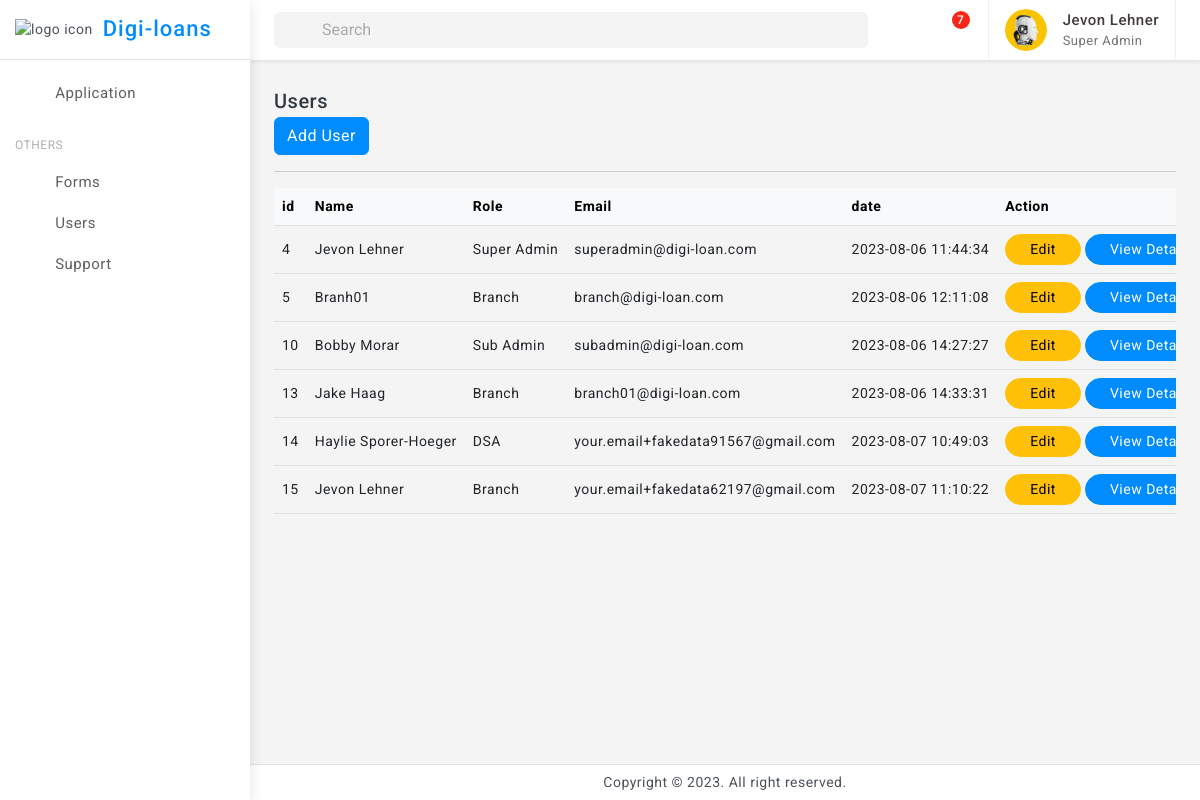
/users (signed in), run on an earlier commit of the app's database.
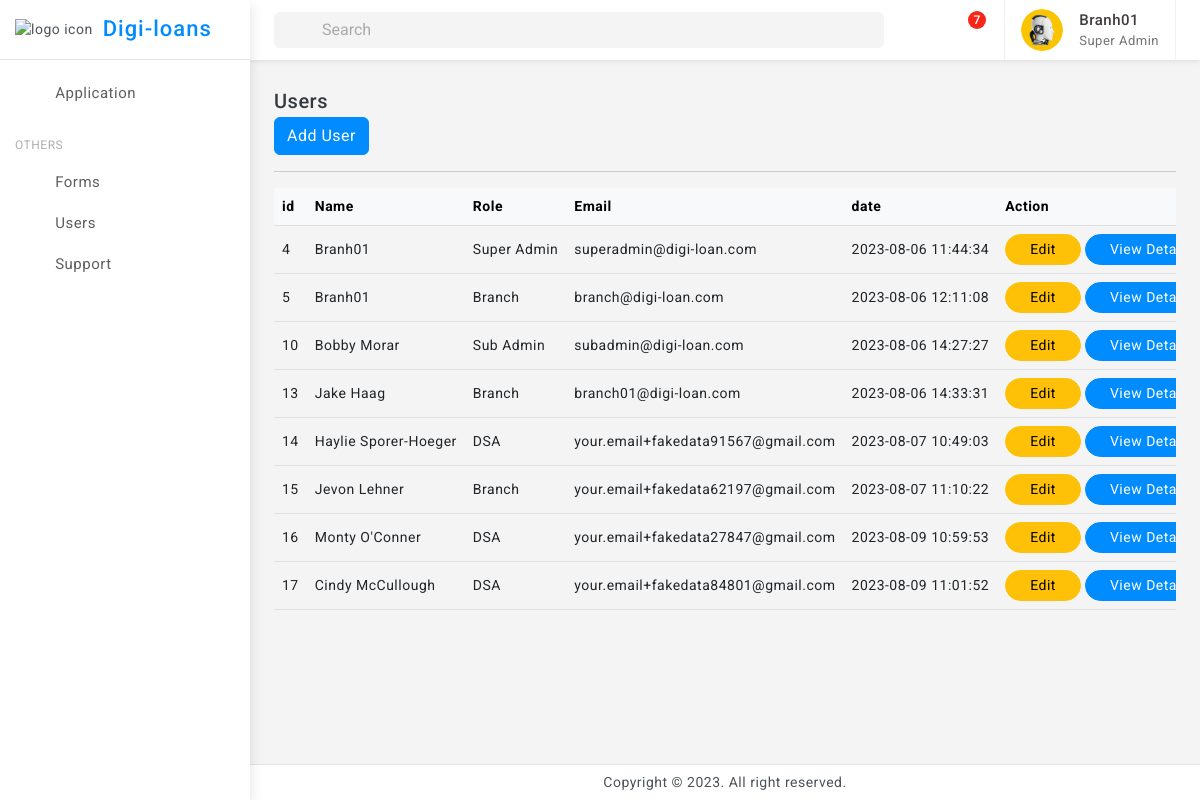
And on a later commit of the database.
### tables this page shows
CREATE TABLE Roles (
                role_id INTEGER PRIMARY KEY,
                role_name TEXT NOT NULL,
                created_time TIMESTAMP DEFAULT CURRENT_TIMESTAMP,
                updated_time TIMESTAMP DEFAULT CURRENT_TIMESTAMP
            );

CREATE TABLE "Users" (
	"user_id"	INTEGER,
	"email"	TEXT NOT NULL,
	"password"	TEXT NOT NULL,
	"role_id"	INTEGER,
	"full_name"	TEXT,
	"date_of_birth"	TEXT,
	"address"	TEXT,
	"phone_number"	TEXT,
	"created_time"	TIMESTAMP DEFAULT CURRENT_TIMESTAMP,
	"updated_time"	TIMESTAMP DEFAULT CURRENT_TIMESTAMP,
	"approved"	INTEGER,
	"createdBy"	INTEGER,
	"branchBy"	INTEGER,
	PRIMARY KEY("user_id"),
	FOREIGN KEY("branchBy") REFERENCES "Users"("user_id")
);

### flask_app.py (the view)
@app.route('/users')
def admin_users():
    user_id=session["user"][0]
    role_id=session["role"][0]
    if(role_id==1):
        users = get_users_super_admin()
    elif (role_id==2):
        users=get_users_sub_admin()
    elif (role_id==3):
        users=get_branch_users_branchdBy(user_id)
    final_users = [tuple(user) + (get_role(user[3])[1],get_user_image(user[0],),user_documentdb.get_user_document_by_id(user[0])) for user in users]
    print(final_users)
    return render_template("users_list.html",users=final_users)

### databse/db_service.py (called while the page is built)
def connect_db():
    return sqlite3.connect('databse/digi_loans.db')

def get_role(role_id):
    conn = connect_db()
    cursor = conn.cursor()
    try:
        cursor.execute('SELECT * FROM Roles WHERE role_id = ?', (role_id,))
        role = cursor.fetchone()
        conn.close()
        return role
    except sqlite3.Error as e:
        print("Error getting role:", e)
        conn.close()
        return None

def get_user_image(user_id):
    try:
        conn = connect_db()
        cursor = conn.cursor()
        cursor.execute('SELECT * FROM UserProfile WHERE user_id = ?', (user_id,))
        result = cursor.fetchone()  # Fetch one row, assuming you want to retrieve a single user's image data
        conn.commit()
        print("got image result for ",user_id," : ",result)
        return result  # Return the fetched result
    except sqlite3.Error as e:
        print("Error get_user_image:", e)
        if conn:
            conn.rollback()
        return None  # Return None to indicate an error

def get_users_super_admin():
    conn = connect_db()
    cursor = conn.cursor()
    try:
        cursor.execute('''
            SELECT * FROM Users
        ''')
        users = cursor.fetchall()
        conn.close()
        return users
    except sqlite3.Error as e:
        print("Error getting loan application:", e)
        conn.close()
        return None

### databse/user_document.py (called while the page is built)
def get_user_document_by_id(user_id):
    connection = db.connect_db()
    cursor = connection.cursor()
    try:
        cursor.execute("SELECT * FROM UserDocument WHERE user_id=?", (user_id,))
        return cursor.fetchone()
    except Exception as e:
        print("Error retrieving user document:", e)
    finally:
        connection.close()

### templates/users_list.html (shortened to what this page needs)
{% extends 'base.html' %}
{% block content %}
<div class="page-wrapper">
	<div class="page-content">
<div class="card-body">
    <div class="d-flex align-items-center">
        <div>
            <h5 class="mb-0">Users</h5>
        </div>
        <div class="font-22 ms-auto"><i class="bx bx-dots-horizontal-rounded"></i>
        </div>
    </div>
    <div class="ms-auto">
        <div class="btn-group">
            <a href="{{url_for('adduser')}}" class="btn btn-primary">Add User</a>
    </div>
    <hr>
    <div class="table-responsive">
        <table class="table align-middle mb-0">
            <thead class="table-light">
                <tr>
                    <th>id</th>
                    <th>Name</th>
                    <th>Role</th>
                    <th>Email</th>
                    <th>date</th>
                    <th>Action</th>
                </tr>
            </thead>
            <tbody>
                {%for user in users %}
                <tr>
                    <td>{{ user[0] }}</td>
                    <td>{{ user[4]}}</td>
                    <td>{{ user[13]}}</td>
                    <td>{{ user[1]}}</td>
                    <td>{{ user[8]}}</td>
                    <td>
                        {% if  session["user"][0]==user[0]  %}
                        <a type="button" class="btn btn-warning btn-sm radius-30 px-4" href="{{ url_for('user_profile') }}">Edit</a>
                        {% endif %}
                        {% if session["role"][0]==1 and session["user"][0]!=user[0]  %}
                        <a type="button" class="btn btn-warning btn-sm radius-30 px-4" href="{{ url_for('user_edit', user_id=user[0]) }}">Edit</a>
                        {% endif %}
                        <button type="button" class="btn btn-primary btn-sm radius-30 px-4" data-bs-toggle="modal" data-bs-target="#exampleScrollableModal_{{ user[0] }}">View Details</button>
                    </td>
                </tr>
                {% endfor %}
            </tbody>
        </table>
    </div>
</div>
</div>
</div>
{% endblock %}

### templates/base.html (shortened to what this page needs)
<!doctype html>
<html lang="en">
<head>
	<link href="{{ url_for('static', filename='assets/plugins/vectormap/jquery-jvectormap-2.0.2.css') }}" rel="stylesheet"/>
	<link href="{{ url_for('static', filename='assets/plugins/simplebar/css/simplebar.css') }}" rel="stylesheet" />
	<link href="{{ url_for('static', filename='assets/plugins/perfect-scrollbar/css/perfect-scrollbar.css') }}" rel="stylesheet" />
	<link href="{{ url_for('static', filename='assets/plugins/metismenu/css/metisMenu.min.css') }}" rel="stylesheet"/>
	<link href="{{ url_for('static', filename='assets/plugins/datatable/css/dataTables.bootstrap5.min.css') }}" rel="stylesheet" />
	<link href="{{ url_for('static', filename='assets/css/pace.min.css') }}" rel="stylesheet"/>
	<link href="{{ url_for('static', filename='assets/css/bootstrap.min.css') }}" rel="stylesheet">
	<link href="{{ url_for('static', filename='assets/css/bootstrap-extended.css') }}" rel="stylesheet">
	<link href="{{ url_for('static', filename='assets/css/app.css') }}" rel="stylesheet">
	<link href="{{ url_for('static', filename='assets/css/icons.css') }}" rel="stylesheet">
	<link rel="stylesheet" href="{{ url_for('static', filename='assets/css/dark-theme.css') }}"/>
	<link rel="stylesheet" href="{{ url_for('static', filename='assets/css/semi-dark.css') }}"/>
	<link rel="stylesheet" href="{{ url_for('static', filename='assets/css/header-colors.css') }}"/>
</head>
<body>
	<div class="wrapper">
		<div class="sidebar-wrapper" data-simplebar="true">
			<div class="sidebar-header">
				<div>
					<img src="{{ url_for('static', filename='assets/images/logo-icon.png') }}" class="logo-icon" alt="logo icon">
				</div>
				<div>
					<h4 class="logo-text">Digi-loans</h4>
				</div>
				<div class="toggle-icon ms-auto"><i class='bx bx-arrow-back'></i>
				</div>
			 </div>
			<ul class="metismenu" id="menu">
				<li>
					<a href="{{ url_for('all_applications') }}" >
						<div class="parent-icon"><i class="bx bx-category"></i>
						</div>
						<div class="menu-title">Application</div>
					</a>
				</li>
				<li class="menu-label">Others</li>
				<li>
					<a href="{{ url_for('admin_forms') }}" >
						<div class="parent-icon"><i class='bx bx-cookie'></i>
						</div>
						<div class="menu-title">Forms</div>
					</a>
				</li>
				<li>
					<a href="{{ url_for('admin_users') }}" >
						<div class="parent-icon"><i class='bx bx-user'></i>
						</div>
						<div class="menu-title">Users</div>
					</a>
				</li>
				<li>
					<a href="http://digi-loans.com/" target="_blank">
						<div class="parent-icon"><i class="bx bx-support"></i>
						</div>
						<div class="menu-title">Support</div>
					</a>
				</li>
			</ul>
		</div>
		<header>
			<div class="topbar d-flex align-items-center">
				<nav class="navbar navbar-expand gap-3">
					  <div class="position-relative search-bar d-lg-block d-none" data-bs-toggle="modal" data-bs-target="#SearchModal">
						<input class="form-control px-5" disabled type="search" placeholder="Search">
						<span class="position-absolute top-50 search-show ms-3 translate-middle-y start-0 top-50 fs-5"><i class='bx bx-search'></i></span>
					  </div>
					  <div class="top-menu ms-auto">
						<ul class="navbar-nav align-items-center gap-1">
							<li class="nav-item dark-mode d-none d-sm-flex">
								<a class="nav-link dark-mode-icon" href="javascript:;"><i class='bx bx-moon'></i>
								</a>
							</li>
							<li class="nav-item dropdown dropdown-large">
								<a class="nav-link dropdown-toggle dropdown-toggle-nocaret position-relative" href="#" data-bs-toggle="dropdown"><span class="alert-count">7</span>
									<i class='bx bx-bell'></i>
								</a>
							</li>
						</ul>
					</div>
					<div class="user-box dropdown px-3">
						<a class="d-flex align-items-center nav-link dropdown-toggle gap-3 dropdown-toggle-nocaret" href="#" role="button" data-bs-toggle="dropdown" aria-expanded="false">
							{% if session['image'] %}
							<img src="{{ url_for('static', filename=session['image'][2]) }}" class="user-img" alt="user avatar">
							{% endif %}
							<div class="user-info">
								<p class="user-name mb-0">{{session['user'][4]}}</p>
								<p class="designattion mb-0">{{session['role'][1]}}</p>
							</div>
						</a>
					</div>
				</nav>
			</div>
		</header>
		{% block content %}{% endblock %}
		<footer class="page-footer">
			<p class="mb-0">Copyright © 2023. All right reserved.</p>
		</footer>
	</div>
</body>
</html>

### static/assets/css/app.css (style rules this page uses)
body { font-size: 14px; color: #4c5258; letter-spacing: .5px; background: #f4f4f4; overflow-x: hidden; font-family: Roboto, sans-serif }
a { text-decoration: none }
.wrapper { width: 100%; position: relative }
.sidebar-wrapper { width: 250px; height: 100%; position: fixed; top: 0; bottom: 0; left: 0; background: #fff; border-right: 0 solid #e4e4e4; z-index: 11; box-shadow: 0 .3rem .8rem rgba(0, 0, 0, .12); transition: all .2s ease-out }
.sidebar-header { width: 250px; height: 60px; display: flex; align-items: center; position: fixed; top: 0; bottom: 0; padding: 0 15px; z-index: 5; background: #fff; background-clip: padding-box; border-bottom: 1px solid #e4e4e4 }
.logo-icon { width: 30px }
.logo-text { font-size: 22px; margin-left: 10px; margin-bottom: 0; letter-spacing: 1px; color: #008cff; }
.toggle-icon { font-size: 22px; cursor: pointer; color: #008cff }
.topbar { position: fixed; top: 0; left: 250px; right: 0; height: 60px; background: #fff; border-bottom: 1px solid rgb(228 228 228 / 0%); z-index: 10; -webkit-box-shadow: 0 .125rem .25rem rgba(0, 0, 0, .075); box-shadow: 0 .125rem .25rem rgba(0, 0, 0, .075); }
.topbar .navbar { width: 100%; height: 60px; padding-left: 1.5rem; padding-right: 1.5rem; }
.page-wrapper { height: 100%; margin-top: 60px; margin-bottom: 30px; margin-left: 250px }
.page-content { padding: 1.5rem 1.5rem 0.7rem 1.5rem }
.page-footer { background: #fff; left: 250px; right: 0; bottom: 0; position: fixed; text-align: center; padding: 7px; font-size: 14px; border-top: 1px solid #e4e4e4; z-index: 3 }
.sidebar-wrapper ul { padding: 0; margin: 0; list-style: none; background: 0 0 }
.sidebar-wrapper .metismenu { background: 0 0; display: -webkit-box; display: -ms-flexbox; display: flex; padding: 10px; margin-top: 60px; -webkit-box-orient: vertical; -webkit-box-direction: normal; -ms-flex-direction: column; flex-direction: column }
.sidebar-wrapper .metismenu li+li { margin-top: 5px }
.sidebar-wrapper .metismenu li:first-child { margin-top: 5px }
.sidebar-wrapper .metismenu li:last-child { margin-bottom: 5px }
.sidebar-wrapper .metismenu>li { display: -webkit-box; display: -ms-flexbox; display: flex; -webkit-box-orient: vertical; -webkit-box-direction: normal; -ms-flex-direction: column; flex-direction: column; position: relative }
.sidebar-wrapper .metismenu a { position: relative; display: flex; align-items: center; justify-content: left; padding: 6px 16px; font-size: 15px; color: #5f5f5f; outline-width: 0; text-overflow: ellipsis; overflow: hidden; letter-spacing: .5px; border-radius: 0.25rem; transition: all .3s ease-out }
.sidebar-wrapper .metismenu a .parent-icon { font-size: 24px; line-height: 1 }
.sidebar-wrapper .metismenu a .menu-title { margin-left: 10px }
.menu-label { padding: 20px 15px 5px 5px; color: #b0afaf; text-transform: uppercase; font-size: 12px; letter-spacing: .5px }
.font-22 { font-size: 22px }
.radius-30 { border-radius: 30px }
input::placeholder { color: #000!important; opacity: .3!important }
.topbar .navbar .navbar-nav .nav-item { display: flex; align-items: center; justify-content: center; width: auto; height: 60px; }
.topbar .navbar .navbar-nav .nav-link { color: #212529; font-size: 22px; border-radius: 50%; display: flex; align-items: center; justify-content: center; width: 42px; height: 42px; transition: 0.3s cubic-bezier(0.075, 0.82, 0.165, 1); }
.dropdown-toggle-nocaret:after { display: none }
.alert-count { position: absolute; top: 2px; left: 22px; width: 18px; height: 18px; display: flex; align-items: center; justify-content: center; border-radius: 50%; font-size: 12px; font-weight: 500; color: #fff; background: #f62718 }
.user-img { width: 42px; height: 42px; border-radius: 50%; border: 0 solid #e5e5e5; padding: 0; }
.user-info .user-name { font-size: 15px; font-weight: 500; color: #413c3c }
.user-info .designattion { font-size: 13px; color: #747474 }
.user-box { display: flex; align-items: center; height: 60px; border-left: 1px solid #f0f0f0; border-right: 1px solid #f0f0f0; }
.dropdown-large { position: relative }
.search-bar { width: 100%; cursor: pointer; }
.search-bar input[disabled] { cursor: pointer; background-color: #f4f4f4; border: 0; }

What changed in the data, as far as the page shows it:
added Users: full_name "Monty O'Conner", email "your.email+fakedata27847@gmail.com", created_time "2023-08-09 10:59:53"
added Users: full_name "Cindy McCullough", email "your.email+fakedata84801@gmail.com", created_time "2023-08-09 11:01:52"
Also different on the page:
{{ session['user'][4] }}: "Jevon Lehner" → "Branh01"
new list line: "4 Edit View…"
new list line: "Branh01 superadmin@digi-loan.com 2023-08-06 11:44:34"
new list line: "Super Admin"
new list line: "16 Edit View…"
new list line: "DSA"
new list line: "17 Edit View…"
list line gone: "4 Edit View…"
list line gone: "Jevon Lehner superadmin@digi-loan.com 2023-08-06 11:44:34"
list line gone: "Super Admin"
